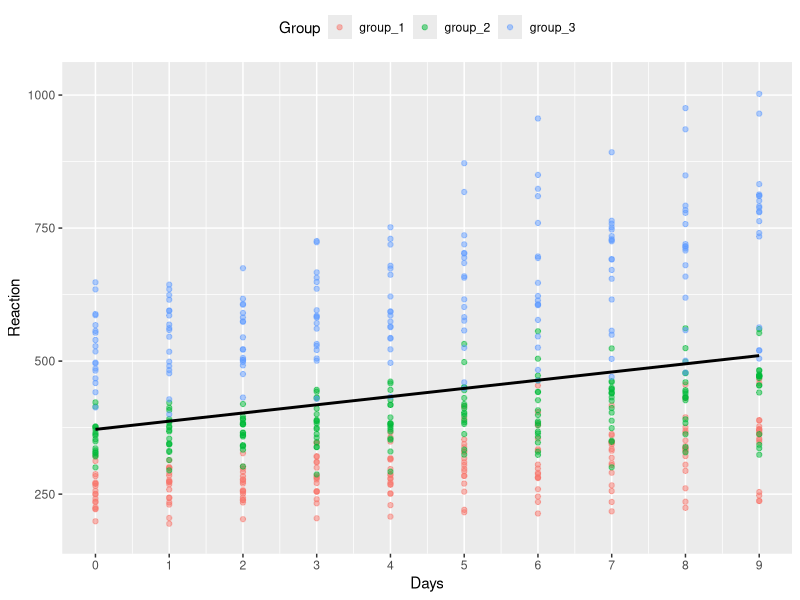
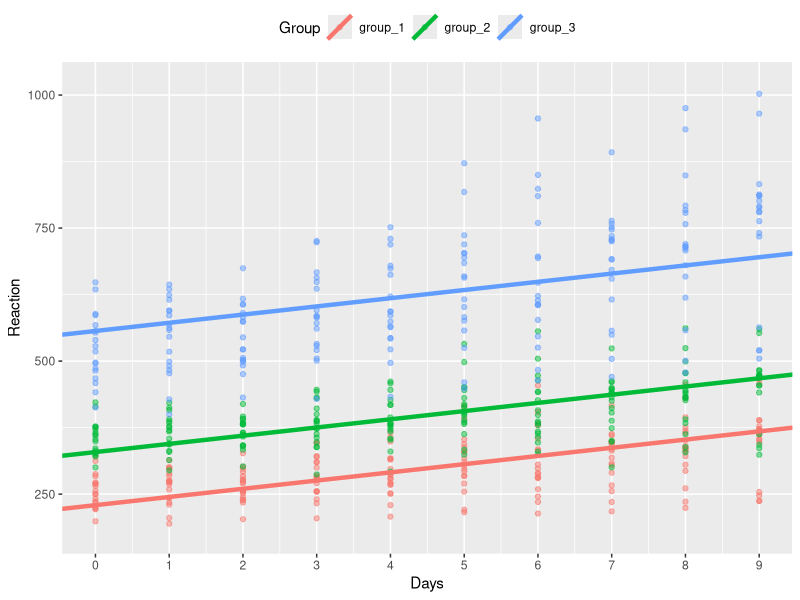
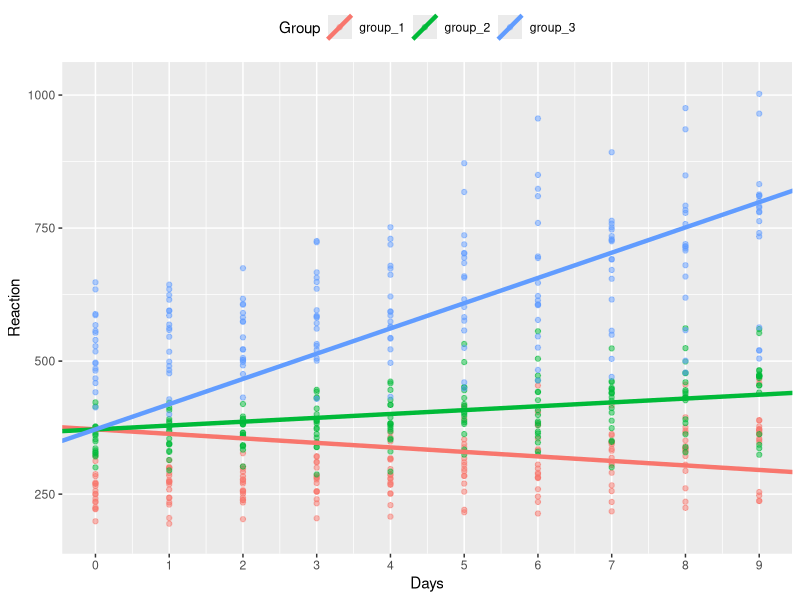
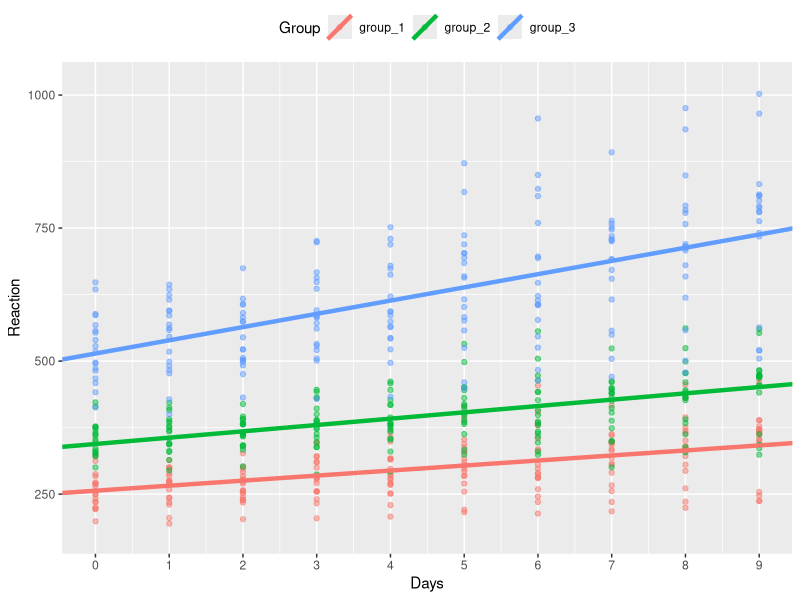

Write the R code that produced these figures, in order.
## ---- chunk 1
knitr::opts_chunk$set(echo = TRUE, progress = TRUE)
## ---- chunk 2
library(tidyverse)
library(lme4)
library(here)
set.seed(1)
## ---- chunk 3
sleep_groups <-read_csv(here("data", "sleep_study_with_sim_groups.csv")) 

if (0) { # shuffle subjects between groups
# make frame showing Group for each Subject
SubjGroups <-  sleep_groups %>%  
  group_by(Subject, Group) %>%  
  summarize()

nsubject <- max(sleep_groups$Subject)
subjperm <- sample(nsubject)
orig_groups <- SubjGroups$Group
sleep_groups <- sleep_groups %>% 
  mutate(Group= orig_groups[subjperm[Subject]])
}

  
sleep_groups <- sleep_groups %>% 
  mutate(Subject=factor(Subject))
head(sleep_groups)
## ---- chunk 4
lm(Reaction ~ Days, data = sleep_groups)

ggplot(data = sleep_groups, mapping = aes(x = Days, y = Reaction)) +
  geom_point(na.rm = T, aes(col = Group), alpha = 0.5) +
  geom_smooth(method = "lm", na.rm = T, col = "black", se = F) +
  scale_y_continuous(limits = c(180, 1020)) +
  scale_x_continuous(breaks = seq(1:10) - 1) +
  theme(legend.position = "top")
## ---- chunk 5
me_intercepts <- lmer(Reaction ~ Days + (1 | Group), data = sleep_groups) 
me_intercepts
## ---- chunk 6
# see group coefficients
model_coefs <- coef(me_intercepts)$Group %>% 
  rename(Intercept = `(Intercept)`, Slope = Days) %>% 
  rownames_to_column("Group")

model_coefs
## ---- chunk 7

sleep_groups_rani <- left_join(sleep_groups, model_coefs, by = "Group")

model_coef_plot <- ggplot(data = sleep_groups_rani, 
       mapping = aes(x = Days, 
                     y = Reaction, 
                     colour = Group)
       ) +
  geom_point(na.rm = T, alpha = 0.5) +
  geom_abline(aes(intercept = Intercept, 
                  slope = Slope,
                  colour = Group
                  ),
              size = 1.5
              ) +
  scale_y_continuous(limits = c(180, 1020)) +
  scale_x_continuous(breaks = seq(1:10) - 1) +
  theme(legend.position = "top")

# see the plot
model_coef_plot



## ---- chunk 8
me_slopes <- lmer(Reaction ~ Days + (0 + Days | Group), data = sleep_groups)

# see group coefficients
model_coefs <- coef(me_slopes)$Group %>% 
  rename(Intercept = `(Intercept)`, Slope = Days) %>% 
  rownames_to_column("Group")

# see coefficients
model_coefs

sleep_groups_rans <- left_join(sleep_groups, model_coefs, by = "Group")

model_coef_plot %+% sleep_groups_rans
## ---- chunk 9
me_interceptslopes <- lmer(Reaction ~ Days + (1 + Days | Group), data = sleep_groups)

# see group coefficients
model_coefs <- coef(me_interceptslopes)$Group %>% 
  rename(Intercept = `(Intercept)`, Slope = Days) %>% 
  rownames_to_column("Group")

# see coefficients
model_coefs

sleep_groups_ranis <- left_join(sleep_groups, model_coefs, by = "Group")

model_coef_plot %+% sleep_groups_ranis
## ---- chunk 10
me_subjectintercept <- lmer(Reaction ~ Days + (1 + Days | Group) + (1|Subject), data = sleep_groups)
